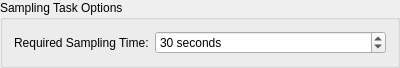
<?xml version="1.0" encoding="UTF-8"?>
<ui version="4.0">
 <class>SamplingTaskEditorWidgets</class>
 <widget class="QGroupBox" name="SamplingTaskEditorWidgets">
  <property name="geometry">
   <rect>
    <x>0</x>
    <y>0</y>
    <width>400</width>
    <height>54</height>
   </rect>
  </property>
  <property name="windowTitle">
   <string>GroupBox</string>
  </property>
  <property name="title">
   <string>Sampling Task Options</string>
  </property>
  <layout class="QFormLayout" name="formLayout">
   <item row="0" column="0">
    <widget class="QLabel" name="label">
     <property name="text">
      <string>Required Sampling Time:</string>
     </property>
    </widget>
   </item>
   <item row="0" column="1">
    <widget class="QSpinBox" name="minSamplingSpinbox">
     <property name="suffix">
      <string> seconds</string>
     </property>
     <property name="minimum">
      <number>1</number>
     </property>
     <property name="maximum">
      <number>1000</number>
     </property>
     <property name="value">
      <number>30</number>
     </property>
    </widget>
   </item>
  </layout>
 </widget>
 <resources/>
 <connections/>
</ui>
